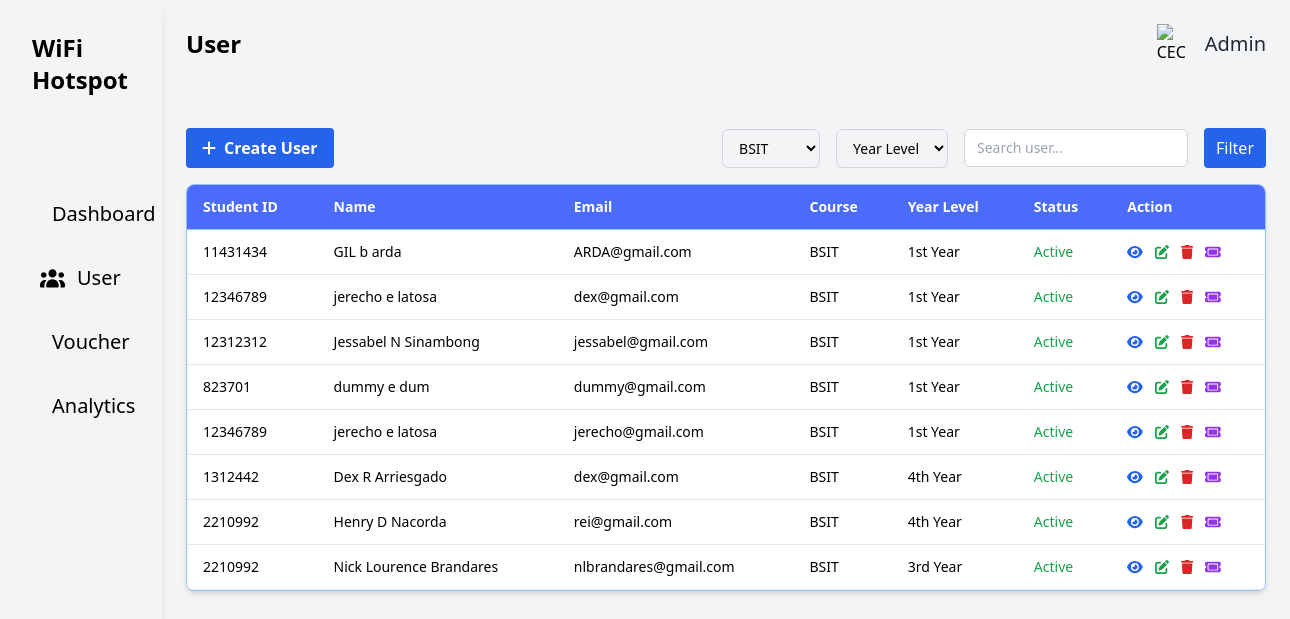
/php/User.php?course_name=BSIT, run on the app's committed database.
### tables this page shows
CREATE TABLE `users_profile` (
  `user_id` int(11) NOT NULL,
  `school_id` varchar(50) DEFAULT NULL,
  `first_name` varchar(50) DEFAULT NULL,
  `middle_name` varchar(10) DEFAULT NULL,
  `last_name` varchar(50) DEFAULT NULL,
  `gmail` varchar(100) DEFAULT NULL,
  `contact_number` varchar(20) DEFAULT NULL,
  `course_name` varchar(50) DEFAULT NULL,
  `year_level` varchar(50) DEFAULT NULL,
  `gender` varchar(20) DEFAULT NULL,
  `user_type` varchar(20) DEFAULT NULL,
  `voucher_code` varchar(100) DEFAULT NULL,
  `password_generated` varchar(255) DEFAULT NULL,
  `status` varchar(20) DEFAULT 'Active',
  `created_at` timestamp NOT NULL DEFAULT current_timestamp()
);

### php/User.php (the view, shortened to what this page needs)
<?php
require 'db.php';
$course_name = trim($_GET['course_name'] ?? '');
$q = trim($_GET['q'] ?? '');
$sql = "SELECT * FROM users_profile WHERE 1=1";
$params = [];
if ($course_name !== '') {
  $sql .= " AND course_name = :course_name";
  $params[':course_name'] = $course_name;
}
$sql .= " ORDER BY user_id DESC";
$stmt = $pdo->prepare($sql);
$stmt->execute($params);
$users = $stmt->fetchAll();
?>
<!DOCTYPE html>
<html lang="en">
<head>
  <link href="https://cdnjs.cloudflare.com/ajax/libs/font-awesome/6.5.2/css/all.min.css" rel="stylesheet">
  <script src="../css/tailwind.css"></script>
</head>
<body class="bg-gray-100">
  <div class="flex">
    <div class="w-64 bg-white-200 h-screen p-8 text-white shadow-lg overflow-y-auto">
      <div class="flex items-center space-x-2 mb-24">
        <h1 class="text-2xl font-semibold text-black">WiFi Hotspot</h1>
      </div>
      <ul class="space-y-5">
        <li><a href="admindashboard.php" class="flex items-center space-x-3 hover:bg-gray-300 p-2 rounded"><span class="text-black text-xl">Dashboard</span></a></li>
        <li><a href="User.php" class="flex items-center space-x-3 hover:bg-gray-300 p-2 rounded"> <span class="text-black text-xl">User</span></a></li>
        <li><a href="../php/Voucher.php" class="flex items-center space-x-3 hover:bg-gray-300 p-2 rounded"><span class="text-black text-xl">Voucher</span></a></li>
        <li><a href="../php/Analytics.php" class="flex items-center space-x-3 hover:bg-gray-300 p-2 rounded"><span class="text-black text-xl">Analytics</span></a></li>
      </ul>
    </div>
    <div class="container mx-auto p-6 flex-1">
      <div class="flex justify-between items-center mb-16">
        <h1 class="text-2xl font-semibold text-black">User</h1>
        <div class="flex items-center space-x-2">
          <img src="../images/ceclogo.png" alt="CEC Logo" class="w-10 h-10 object-contain">
          <span class="text-xl text-gray-800">Admin</span>
        </div>
      </div>
      <div class="flex justify-between mb-4">
        <div>
          <button id="openModalBtn"
            class="flex items-center gap-2 bg-blue-600 text-white px-4 py-2 rounded hover:bg-blue-700">
            <i class="fa-solid fa-plus"></i>
            <span class="font-semibold">Create User</span>
          </button>
        </div>
        <form method="get" id="filterForm" class="flex gap-4 items-center">
          <select name="course_name" id="course_name"
            class="bg-gray-100 border border-gray-300 rounded-md px-3 py-2 text-sm">
            <option value="BSIT" <?= $course_name === 'BSIT' ? 'selected' : '' ?>>BSIT</option>
          </select>
          <select name="year_level" id="year_level"
            class="bg-gray-100 border border-gray-300 rounded-md px-3 py-2 text-sm">
            <option value="">Year Level</option>
          </select>
          <input type="text" name="q" id="search_user" value="<?= htmlentities($q) ?>" placeholder="Search user..."
            class="bg-white border border-gray-300 rounded-md px-3 py-2 text-sm w-56">
          <button type="submit" class="bg-blue-600 text-white px-3 py-2 rounded">Filter</button>
        </form>
      </div>
    </div>
    <div class="w-[1080px] bg-white shadow-md rounded-lg overflow-hidden border border-blue-300 mt-4">
      <div class="overflow-x-auto">
        <table class="min-w-full border-collapse">
          <thead class="bg-[#4B6BFB] text-white">
            <tr>
              <th class="px-4 py-3 text-left text-sm font-semibold border-b border-blue-300">Student ID</th>
              <th class="px-4 py-3 text-left text-sm font-semibold border-b border-blue-300">Name</th>
              <th class="px-4 py-3 text-left text-sm font-semibold border-b border-blue-300">Email</th>
              <th class="px-4 py-3 text-left text-sm font-semibold border-b border-blue-300">Course</th>
              <th class="px-4 py-3 text-left text-sm font-semibold border-b border-blue-300">Year Level</th>
              <th class="px-4 py-3 text-left text-sm font-semibold border-b border-blue-300">Status</th>
              <th class="px-4 py-3 text-left text-sm font-semibold border-b border-blue-300">Action</th>
            </tr>
          </thead>
          <tbody class="bg-white">
            <?php foreach ($users as $u): ?>
              <tr class="hover:bg-gray-100 border-b border-gray-200">
                <td class="px-4 py-3 text-sm"><?= htmlentities($u['school_id']) ?></td>
                <td class="px-4 py-3 text-sm">
                  <?= htmlentities($u['first_name'] . ' ' . ($u['middle_name'] ? $u['middle_name'] . ' ' : '') . $u['last_name']) ?>
                </td>
                <td class="px-4 py-3 text-sm"><?= htmlentities($u['gmail']) ?></td>
                <td class="px-4 py-3 text-sm"><?= htmlentities($u['course_name']) ?></td>
                <td class="px-4 py-3 text-sm"><?= htmlentities($u['year_level']) ?></td>
                <td class="px-4 py-3 text-sm <?= $u['status'] === 'Active' ? 'text-green-600' : 'text-red-600' ?>">
                  <?= htmlentities($u['status']) ?></td>
                <td class="px-4 py-3 text-sm">
                  <div class="flex space-x-3">
                    <a class="text-blue-600 hover:text-blue-800" href="view_user.php?id=<?= $u['user_id'] ?>"
                      title="See More"><i class="fa-solid fa-eye"></i></a>
                    <a class="text-green-600 hover:text-green-800" href="edit_user.php?id=<?= $u['user_id'] ?>"><i
                        class="fas fa-edit"></i></a>
                    <button onclick="deleteUser(<?= $u['user_id'] ?>)" class="text-red-600 hover:text-red-800"><i
                        class="fas fa-trash"></i></button>
                    <button onclick="generateVoucher(<?= $u['user_id'] ?>)" class="text-purple-600 hover:text-purple-800"
                      title="Generate Voucher">
                      <i class="fa-solid fa-ticket"></i>
                    </button>
                  </div>
                </td>
              </tr>
            <?php endforeach; ?>
          </tbody>
        </table>
      </div>
    </div>
  </div>
</body>
</html>

### data on the page
users_profile: school "11431434", first_name+middle_name+last_name "GIL b arda", gmail "ARDA@gmail.com", course_name "BSIT", year_level "1st Year", status "Active"
users_profile: school "12346789", first_name+middle_name+last_name "jerecho e latosa", gmail "dex@gmail.com", course_name "BSIT", year_level "1st Year", status "Active"
users_profile: school "12312312", first_name+middle_name+last_name "Jessabel N Sinambong", gmail "jessabel@gmail.com", course_name "BSIT", year_level "1st Year", status "Active"
users_profile: school "823701", first_name+middle_name+last_name "dummy e dum", gmail "dummy@gmail.com", course_name "BSIT", year_level "1st Year", status "Active"
users_profile: school "12346789", first_name+middle_name+last_name "jerecho e latosa", gmail "jerecho@gmail.com", course_name "BSIT", year_level "1st Year", status "Active"
users_profile: school "1312442", first_name+middle_name+last_name "Dex R Arriesgado", gmail "dex@gmail.com", course_name "BSIT", year_level "4th Year", status "Active"
users_profile: school "2210992", first_name+middle_name+last_name "Henry D Nacorda", gmail "rei@gmail.com", course_name "BSIT", year_level "4th Year", status "Active"
users_profile: school "2210992", first_name+middle_name+last_name "Nick Lourence Brandares", gmail "nlbrandares@gmail.com", course_name "BSIT", year_level "3rd Year", status "Active"
